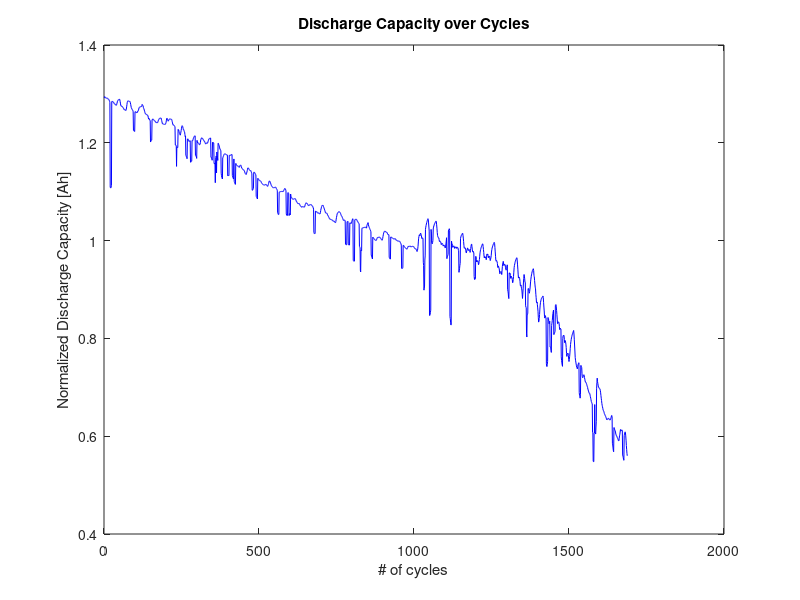
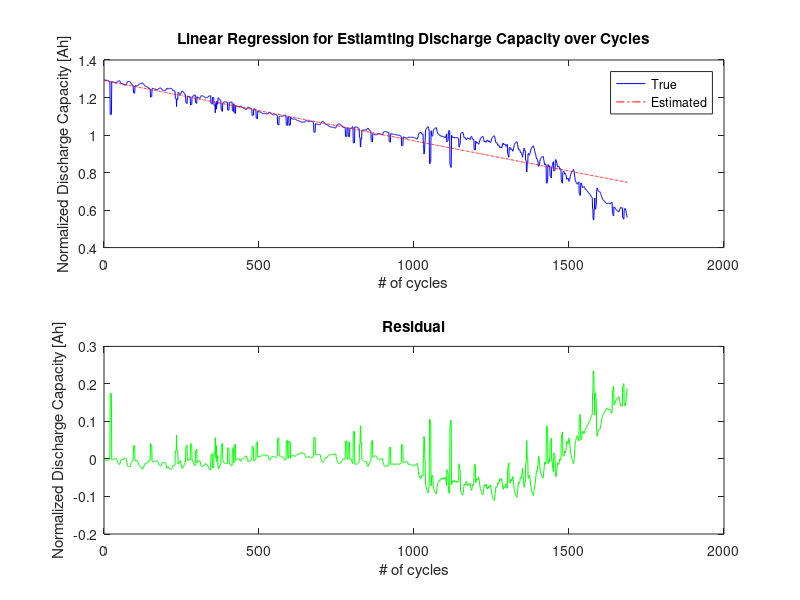

These charts were generated, in order, by the following MATLAB code:
clc, clear all, close all;

% To load a time-series data
tsdata = csvread('timeseries.csv');
predictor = tsdata(:,1);    % # of cycle for a lithium-ion battery cycling test
response = tsdata(:,2);     % discharge capacity associated with the number of cycle

figure, plot(predictor, response, 'b-');
xlabel('# of cycles'), ylabel('Normalized Discharge Capacity [Ah]');
title('Discharge Capacity over Cycles');

% To create a ridge regression model
alpha = 100;
w = ridge(response, predictor, alpha, 0);

estimated = w(1)+w(2)*predictor;
residual = estimated - response;

% To plot the results
figure,
subplot(2,1,1), plot(predictor, response, 'b-');
hold on, plot(predictor, estimated, 'r-.');
xlabel('# of cycles'), ylabel('Normalized Discharge Capacity [Ah]');
legend('True', 'Estimated');
title('Linear Regression for Estiamting Discharge Capacity over Cycles');

subplot(2,1,2), plot(predictor, residual, 'g-');
xlabel('# of cycles'), ylabel('Normalized Discharge Capacity [Ah]');
title('Residual');



    
